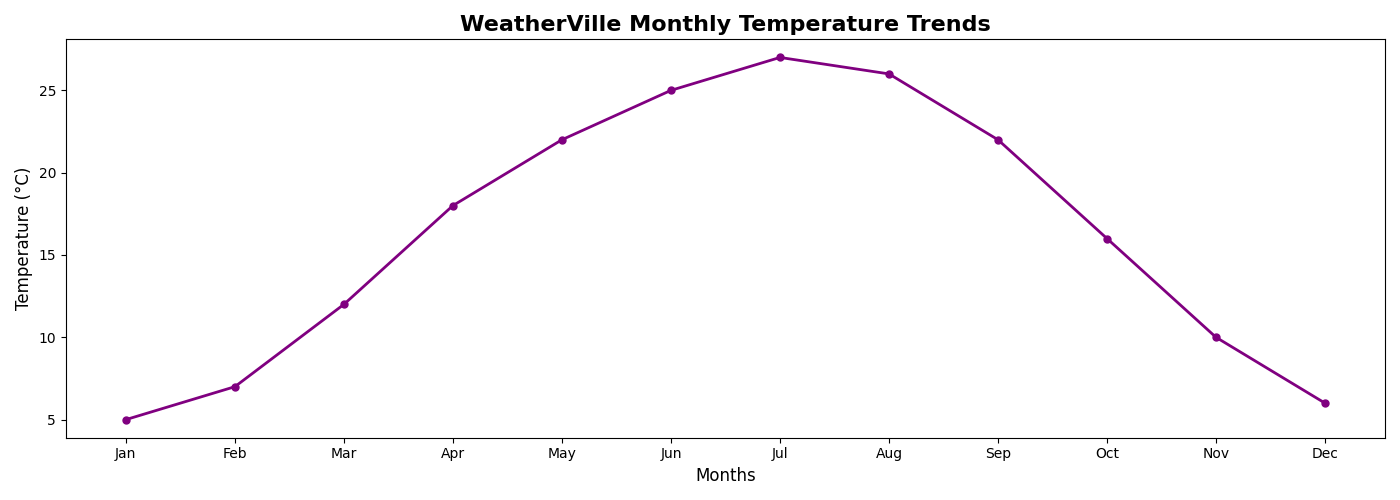

The script that drew this image:
import matplotlib.pyplot as plt
import numpy as np

months = np.array(['Jan', 'Feb', 'Mar', 'Apr', 'May', 'Jun', 'Jul', 'Aug', 'Sep', 'Oct', 'Nov', 'Dec'])
temperature = [5, 7, 12, 18, 22, 25, 27, 26, 22, 16, 10, 6]

fig, ax = plt.subplots(figsize=(14, 5))

ax.plot(months, temperature, color='purple', marker='o', linestyle='-', linewidth=2, markersize=5)
ax.set_title('WeatherVille Monthly Temperature Trends', fontsize=16, fontweight='bold')
ax.set_xlabel('Months', fontsize=12)
ax.set_ylabel('Temperature (°C)', fontsize=12)

plt.tight_layout()
plt.show()
